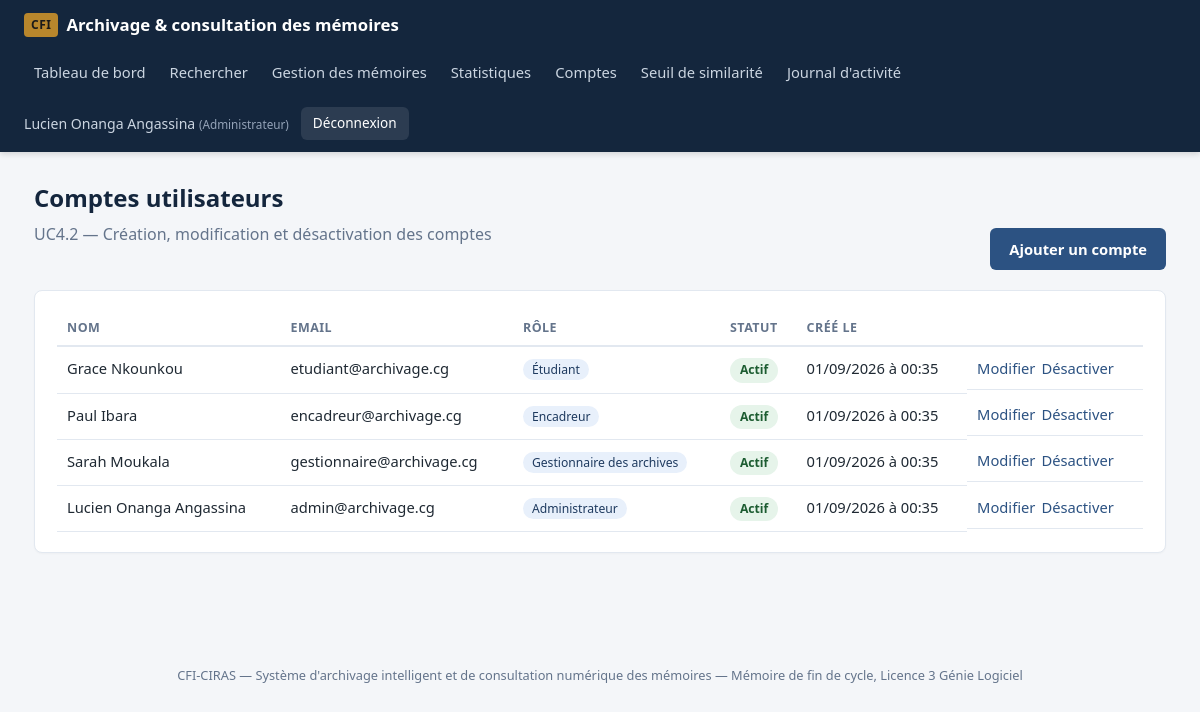
Screenshot of /comptes/liste.php (signed in) with the database file from the repository.
### tables this page shows
CREATE TABLE utilisateur (
    id_utilisateur INT AUTO_INCREMENT PRIMARY KEY,
    nom VARCHAR(100) NOT NULL,
    prenom VARCHAR(100) NOT NULL,
    email VARCHAR(150) UNIQUE NOT NULL,
    mot_de_passe VARCHAR(255) NOT NULL,
    role ENUM('ETUDIANT', 'ENCADREUR', 'GESTIONNAIRE', 'ADMINISTRATEUR') NOT NULL,
    actif BOOLEAN NOT NULL DEFAULT TRUE,
    date_creation DATETIME NOT NULL DEFAULT CURRENT_TIMESTAMP
);

### includes/auth.php (called while the page is built, shortened)
<?php
function est_connecte(): bool
{
    return isset($_SESSION['id_utilisateur']);
}
function utilisateur_courant(): ?array
{
    return [
        'id_utilisateur' => $_SESSION['id_utilisateur'],
        'nom' => $_SESSION['nom'],
        'prenom' => $_SESSION['prenom'],
        'role' => $_SESSION['role'],
    ];
}

### includes/functions.php (called while the page is built, shortened)
<?php
function e(?string $valeur): string
{
    return htmlspecialchars($valeur ?? '', ENT_QUOTES, 'UTF-8');
}
function libelle_role(string $role): string
{
    $libelles = [
        'ETUDIANT' => 'Étudiant',
        'ENCADREUR' => 'Encadreur',
        'GESTIONNAIRE' => 'Gestionnaire des archives',
        'ADMINISTRATEUR' => 'Administrateur',
    ];
    return $libelles[$role] ?? $role;
}
function formater_date(?string $date): string
{
    $ts = strtotime($date);
    return $ts ? date('d/m/Y à H:i', $ts) : '-';
}

### comptes/liste.php (the view, shortened to what this page needs)
<?php
require_once __DIR__ . '/../config.php';
require_once __DIR__ . '/../includes/functions.php';
require_once __DIR__ . '/../includes/auth.php';
$comptes = $pdo->query("SELECT * FROM utilisateur ORDER BY actif DESC, role, nom")->fetchAll();
require __DIR__ . '/../includes/header.php';
?>
<div class="page-header"><div>
    <h1>Comptes utilisateurs</h1>
    <p class="sous-titre">UC4.2 — Création, modification et désactivation des comptes</p>
</div>
<div><a class="btn" href="<?= BASE_URL ?>/comptes/ajouter.php">Ajouter un compte</a></div>
</div>
<div class="carte table-scroll">
    <table>
        <thead><tr><th>Nom</th><th>Email</th><th>Rôle</th><th>Statut</th><th>Créé le</th><th></th></tr></thead>
        <tbody>
        <?php foreach ($comptes as $c): ?>
            <tr>
                <td><?= e($c['prenom'] . ' ' . $c['nom']) ?></td>
                <td><?= e($c['email']) ?></td>
                <td><span class="badge-role"><?= e(libelle_role($c['role'])) ?></span></td>
                <td><?= $c['actif'] ? '<span class="badge badge-publie">Actif</span>' : '<span class="badge badge-retire">Désactivé</span>' ?></td>
                <td><?= e(formater_date($c['date_creation'])) ?></td>
                <td class="actions-ligne">
                    <a href="<?= BASE_URL ?>/comptes/modifier.php?id=<?= (int) $c['id_utilisateur'] ?>">Modifier</a>
                    <a href="<?= BASE_URL ?>/comptes/desactiver.php?id=<?= (int) $c['id_utilisateur'] ?>" data-confirmer="Confirmez-vous ce changement de statut ?"><?= $c['actif'] ? 'Désactiver' : 'Réactiver' ?></a>
                </td>
            </tr>
        <?php endforeach; ?>
        </tbody>
    </table>
</div>
<?php require __DIR__ . '/../includes/footer.php'; ?>

### includes/header.php (shortened to what this page needs)
<?php
$u = utilisateur_courant();
?>
<!DOCTYPE html>
<html lang="fr">
<head>
<link rel="stylesheet" href="<?= BASE_URL ?>/assets/css/style.css">
</head>
<body>
<header class="topbar">
    <div class="topbar-inner">
        <a class="brand" href="<?= BASE_URL ?>/tableau_de_bord.php">
            <span class="brand-mark">CFI</span> Archivage &amp; consultation des mémoires
        </a>
        <?php if ($u): ?>
        <nav class="nav-main">
            <a href="<?= BASE_URL ?>/tableau_de_bord.php">Tableau de bord</a>
            <a href="<?= BASE_URL ?>/rechercher_memoire.php">Rechercher</a>
            <?php if (in_array($u['role'], ['GESTIONNAIRE', 'ADMINISTRATEUR'], true)): ?>
                <a href="<?= BASE_URL ?>/memoires/liste.php">Gestion des mémoires</a>
                <a href="<?= BASE_URL ?>/statistiques.php">Statistiques</a>
            <?php endif; ?>
            <?php if ($u['role'] === 'ADMINISTRATEUR'): ?>
                <a href="<?= BASE_URL ?>/comptes/liste.php">Comptes</a>
                <a href="<?= BASE_URL ?>/similarite/seuil.php">Seuil de similarité</a>
                <a href="<?= BASE_URL ?>/journal.php">Journal d'activité</a>
            <?php endif; ?>
        </nav>
        <div class="nav-user">
            <span><?= e($u['prenom'] . ' ' . $u['nom']) ?> <small>(<?= e(libelle_role($u['role'])) ?>)</small></span>
            <a class="btn-deconnexion" href="<?= BASE_URL ?>/deconnexion.php">Déconnexion</a>
        </div>
        <?php endif; ?>
    </div>
</header>
<main class="container">

### includes/footer.php (shortened to what this page needs)
</main>
<footer class="footer">
    <p>CFI-CIRAS — Système d'archivage intelligent et de consultation numérique des mémoires — Mémoire de fin de cycle, Licence 3 Génie Logiciel</p>
</footer>
</body>
</html>

### assets/css/style.css (style rules this page uses)
:root { --bleu: #1e3a5f; --bleu-clair: #2c5282; --bleu-fonce: #14263d; --or: #b8862c; --fond: #f4f6f9; --carte: #ffffff; --texte: #1f2933; --texte-clair: #64748b; --bordure: #e2e8f0; --vert: #1c7c3f; --rouge: #b3261e; --orange: #b7791f; --gris: #6b7280; --radius: 8px; }
* { box-sizing: border-box; }
body { margin: 0; font-family: "Segoe UI", Roboto, Arial, sans-serif; background: var(--fond); color: var(--texte); line-height: 1.5; }
a { color: var(--bleu-clair); text-decoration: none; }
.topbar { background: var(--bleu-fonce); color: #fff; padding: 0 24px; box-shadow: 0 2px 6px rgba(0,0,0,.15); }
.topbar-inner { max-width: 1180px; margin: 0 auto; display: flex; align-items: center; flex-wrap: wrap; gap: 16px; padding: 12px 0; }
.brand { color: #fff; font-weight: 600; font-size: 1.05rem; display: flex; align-items: center; gap: 8px; margin-right: auto; }
.brand-mark { background: var(--or); color: #1a1a1a; font-weight: 700; font-size: .75rem; padding: 3px 7px; border-radius: 4px; letter-spacing: .5px; }
.nav-main { display: flex; gap: 4px; flex-wrap: wrap; }
.nav-main a { color: #cbd5e1; padding: 8px 10px; border-radius: 6px; font-size: .92rem; }
.nav-user { display: flex; align-items: center; gap: 12px; font-size: .88rem; color: #cbd5e1; }
.nav-user small { color: #94a3b8; }
.btn-deconnexion { background: rgba(255,255,255,.1); color: #fff; padding: 6px 12px; border-radius: 6px; font-size: .85rem; }
.container { max-width: 1180px; margin: 0 auto; padding: 28px 24px 60px; min-height: 60vh; }
h1 { font-size: 1.5rem; margin: 0 0 6px; color: var(--bleu-fonce); }
.sous-titre { color: var(--texte-clair); margin: 0 0 24px; }
.page-header { display: flex; justify-content: space-between; align-items: flex-end; flex-wrap: wrap; gap: 12px; margin-bottom: 20px; }
.carte { background: var(--carte); border: 1px solid var(--bordure); border-radius: var(--radius); padding: 20px 22px; margin-bottom: 20px; box-shadow: 0 1px 2px rgba(0,0,0,.03); }
.btn { display: inline-block; padding: 9px 18px; border-radius: 6px; border: 1px solid transparent; background: var(--bleu-clair); color: #fff; font-size: .92rem; font-weight: 600; cursor: pointer; }
table { width: 100%; border-collapse: collapse; font-size: .92rem; }
thead th { text-align: left; color: var(--texte-clair); font-size: .78rem; text-transform: uppercase; letter-spacing: .04em; border-bottom: 2px solid var(--bordure); padding: 8px 10px; }
tbody td { padding: 10px 10px; border-bottom: 1px solid var(--bordure); vertical-align: top; }
.table-scroll { overflow-x: auto; }
.badge { display: inline-block; padding: 3px 10px; border-radius: 999px; font-size: .76rem; font-weight: 600; }
.badge-publie { background: #e6f4ea; color: #1c5c31; }
.badge-role { background: #e8f0fb; color: #1e3a5f; padding: 2px 9px; border-radius: 999px; font-size: .76rem; }
.actions-ligne { display: flex; gap: 6px; flex-wrap: wrap; }
.footer { text-align: center; color: var(--texte-clair); font-size: .8rem; padding: 20px; }

### rows the page displays
utilisateur: prenom+nom "Lucien Onanga Angassina", role "Administrateur", email "admin@archivage.cg", actif "Actif", date_creation "01/09/2026 à 00:35"
utilisateur: prenom+nom "Grace Nkounkou", email "etudiant@archivage.cg", role "Étudiant", actif "Actif", date_creation "01/09/2026 à 00:35"
utilisateur: prenom+nom "Paul Ibara", email "encadreur@archivage.cg", role "Encadreur", actif "Actif", date_creation "01/09/2026 à 00:35"
utilisateur: prenom+nom "Sarah Moukala", email "gestionnaire@archivage.cg", role "Gestionnaire des archives", actif "Actif", date_creation "01/09/2026 à 00:35"
